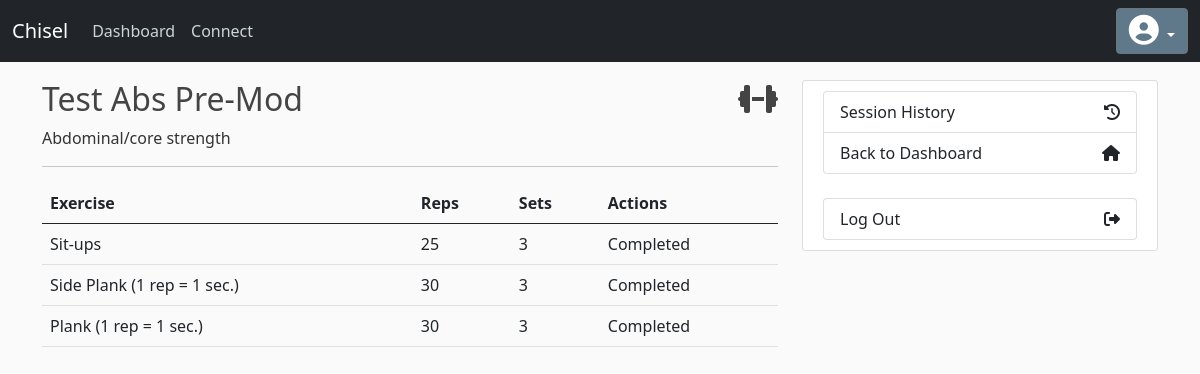
Screenshot of /session-list/view/4 with the database file from the repository.
### chisel/models/Workout.py (models this page shows)
class WorkoutSession(db.Model):
    id = db.Column( db.Integer, primary_key = True )
    name = db.Column( db.String( 128 ), nullable = False )
    desc = db.Column( db.Text, nullable = True )
    date = db.Column( db.DateTime )
    type = db.Column( db.Integer )
    completed = db.Column( db.Boolean, default = False )
    user_id = db.Column( db.Integer, db.ForeignKey( 'customer.id' ), nullable = False )
    exercises = db.relationship( 'Exercise', backref='workout_session' )

class Exercise(db.Model):
    id = db.Column( db.Integer, primary_key = True )
    name = db.Column( db.String( 128 ), nullable = False )
    reps = db.Column( db.Text, nullable = True )
    sets = db.Column( db.Integer, nullable = False )
    unique_id_in_dict = db.Column( db.Integer )
    customer_responded = db.Column( db.Boolean )
    session_id = db.Column( db.Integer, db.ForeignKey( 'workout_session.id' ), nullable = False )
    status = db.Column( db.Integer )

### chisel/routes.py (the view)
@app.route( '/session-list/view/' )
@app.route( '/session-list/view/<session_id>' )
def view_session( session_id = None ):
    if not session_id:
        flash( "This session ID doesn't exist.", 'danger' )
        return redirect( url_for( 'session_list' ) )
    this_session = WorkoutSession.query.filter_by( id = session_id ).one()
    exercises = this_session.exercises
    return render_template( 'session_view.html', ses = this_session, session_type = session_types[ this_session.type ], ex_list = exercises )

### chisel/templates/session_view.html (shortened to what this page needs)
{% extends "base.html" %}
{% block content %}
<h2>
  <div class="d-flex justify-content-between">
    <div>
      {{ ses.name }}
    </div>
    <div>
        {% if ses.type == 1 or ses.type == 5 %}
        <i class="fas fa-running"></i>
        {% else %}
        <i class="fas fa-dumbbell"></i>
        {% endif %}
    </div>
  </div>
</h2>
<p>{{ session_type }}</p>
<hr>
<table class="table">
  <thead>
    <tr>
      <th scope="col">Exercise</th>
      <th scope="col">Reps</th>
      <th scope="col">Sets</th>
      <th scope="col">Actions</th>
    </tr>
  </thead>
  <tbody>
    {% for ex in ex_list %}
    {% set td_id = 'resp' + ex.id|string %}
    <tr>
      <td>{{ ex.name }}</td>
      <td>{{ ex.reps }}</td>
      <td>{{ ex.sets }}</td>
      {% if ses.completed %}
      <td>{% if ex.status == 1 %}Skipped{% else %}Completed{% endif %}</td>
      {% elif ex.status == 1 %}
      <td>Skipped</td>
      {% endif %}
    </tr>
    {% endfor %}
  </tbody>
</table>
{% endblock %}
{% block sidebar %}
<div class="content-section">
  <div class="list-group">
    {% if not ses.completed %}
    <a href="{{ url_for( 'session_list' ) }}" class="list-group-item list-group-item-action connect-option">
      Session List
      <i class="fa fa-list-alt"></i>
    </a>
    {% else %}
    <a href="{{ url_for( 'session_history' ) }}" class="list-group-item list-group-item-action connect-option">
      Session History
      <i class="fa fa-history"></i>
    </a>
    {% endif %}
    <a href="{{ url_for( 'dashboard' ) }}" class="list-group-item list-group-item-action connect-option">
      Back to Dashboard
      <i class="fa fa-home" aria-hidden="true"></i>
    </a>
  </div>
  <br/>
  <div class="list-group">
    <a href="#" class="list-group-item list-group-item-action connect-option">
      Log Out
      <i class="fa fa-sign-out"></i>
    </a>
  </div>
</div>
{% endblock %}

### chisel/static/dashboard.css (style rules this page uses)
body { background: #fafafa; color: #333333; margin-top: 5rem; }
h1, h2, h3, h4, h5, h6 { color: #444444; }
.connect-option { display: flex; justify-content: space-between; align-items: center; }
.content-section { background: #ffffff; padding: 10px 20px; border: 1px solid #dddddd; border-radius: 3px; margin-bottom: 20px; }

### rows the page displays
WorkoutSession: name "Test Abs Pre-Mod"
Exercise: name "Sit-ups", reps "25", sets "3", status "Completed"
Exercise: name "Side Plank (1 rep = 1 sec.)", reps "30", sets "3", status "Completed"
Exercise: name "Plank (1 rep = 1 sec.)", reps "30", sets "3", status "Completed"

### other values shown
{{ session_type }} "Abdominal/core strength"
